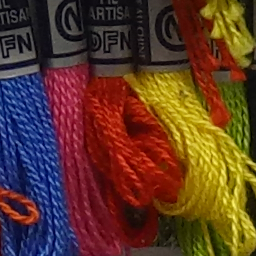
%> input picture input/bear256_03.bmp, 256 x 256 px, given in place of flowx.png, which was not available
$ octave try_warp.m   (GNU Octave 9; MATLAB toolbox functions it lacks are replaced by stand-ins)
%> lines starting %> are read from the running program, lines starting %| are printed output that depends on the picture; pictures that were not available may be replaced by others from this repository, and a replacement may not be noted
clear

fx = imread('bear/flowx.png');
%> fx is the input picture: size 256x256x3 uint8; mean R, G, B 92.6, 56.8, 39.1
fy = imread('bear/flowy.png');
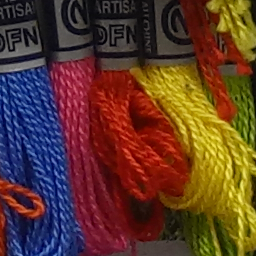
%> input picture input/bear256_04.bmp, 256 x 256 px, given in place of flowy.png, which was not available
%> fy is the input picture: size 256x256x3 uint8; mean R, G, B 93.1, 57.2, 41.7

from = imread('../input/bear256_01.bmp');
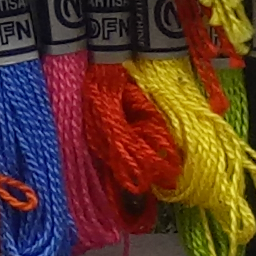
%> input picture input/bear256_01.bmp, 256 x 256 px
%> from is the input picture: size 256x256x3 uint8; mean R, G, B 93.8, 57.8, 40.5
to = imread('../input/bear256_02.bmp');
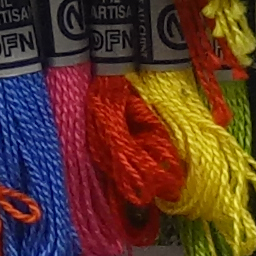
%> input picture input/bear256_02.bmp, 256 x 256 px
%> to is the input picture: size 256x256x3 uint8; mean R, G, B 93.1, 56.8, 39.3

from = double(from)/255;
%> from: size 256x256x3 double
to = double(to)/255;
%> to: size 256x256x3 double

warp = zeros(size(from));

for i = 1:size(from,1)
    for j = 1:size(from,2)
        warp(i+fy(i,j), j+fx(i,j),:) = from(i,j,:);
    end
end
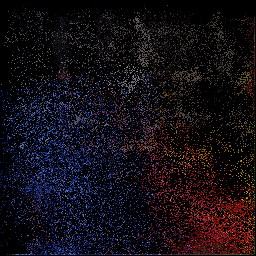
%> warp: size 256x256x3 double; mean R, G, B 0.0741, 0.0534, 0.0772

imshow(warp)
figure
imshow(to)
figure
imshow(from)
figure
imshow(to - warp)
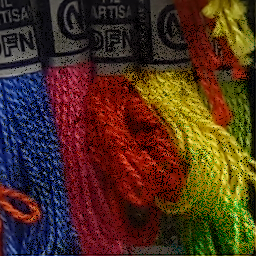
%> displayed picture: size 256x256x3, on the screen's scale of 0 to 255; mean R, G, B 77.5, 48.1, 29.9
